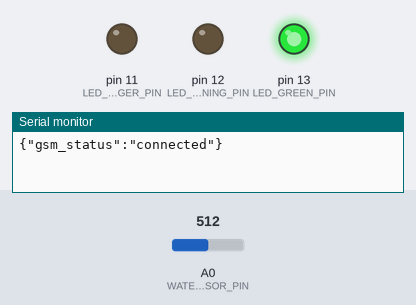
Bench run of a sketch on a simulated Arduino Uno, built with avr-gcc and run on an emulated ATmega328P. On the bench: output pins drawn as LEDs (lit = HIGH), the last lines printed to the serial monitor. The inputs (shaded band) are chosen by the test bench; at power-on: A0 (WATER_LEVEL_SENSOR_PIN) = 512. The modem accepts every AT command (registered, SIM ready, sends succeed) and sends nothing else.

Above: at 2.0 s.
2.1 s: A0 (WATER_LEVEL_SENSOR_PIN) set to 464
5.1 s: A0 (WATER_LEVEL_SENSOR_PIN) set to 437
At 5.1 s:
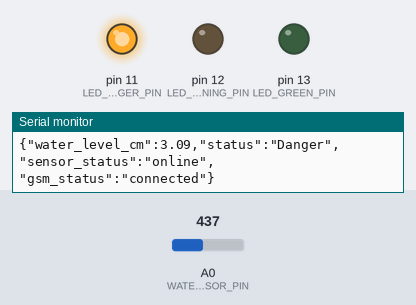
At 11.1 s:
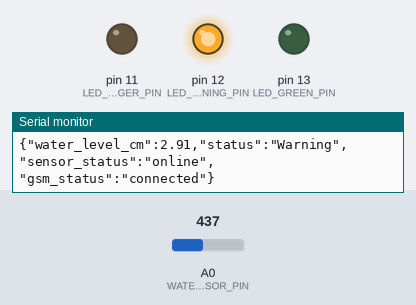
Timing chart, 0 to 12.1 s (numbered marks = the images above; inputs shaded):
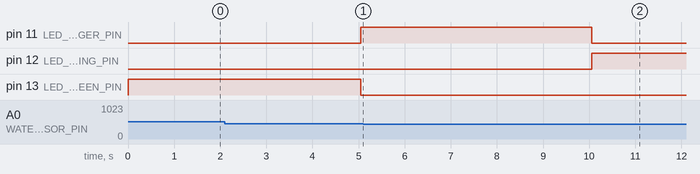

Measured:
- the behaviour switches between 450 and 449 on A0 (WATER_LEVEL_SENSOR_PIN) (found by bisection; images 0 and 1)
- after the input at 5.1 s, pin 11 (LED_DANGER_PIN): HIGH → LOW after 5.0 s; pin 12 (LED_WARNING_PIN): LOW → HIGH after 5.0 s

The sketch:

flood_detection.ino
```cpp
/*
 * AHON FloodWatch sensor, indicator, and SIM900 passthrough firmware.
 * Streams JSON telemetry over USB serial and relays bridge SMS commands
 * to a SIM900/SIM800 modem connected through SoftwareSerial.
 */

#include <SoftwareSerial.h>
#include <string.h>

const int WATER_LEVEL_SENSOR_PIN = A0;
// SIM900 TX -> D7 (Arduino RX); SIM900 RX -> D8 (Arduino TX).
const int GSM_RX_PIN = 7;
const int GSM_TX_PIN = 8;
const int LED_GREEN_PIN = 13;
const int LED_WARNING_PIN = 12;
const int LED_DANGER_PIN = 11;

const int RAW_DRY = 0;
const int RAW_FULL = 600;
const float SENSOR_SPAN_CM = 4.0f;
const float WARNING_THRESHOLD_CM = 2.0f;
const float DANGER_THRESHOLD_CM = 3.0f;
const int SAMPLE_COUNT = 10;
const unsigned long READING_INTERVAL_MS = 5000;
const unsigned long MODEM_RESPONSE_TIMEOUT_MS = 10000;
const unsigned long GSM_RETRY_INTERVAL_MS = 10000;
const size_t USB_COMMAND_BUFFER_SIZE = 512;
const size_t SMS_MESSAGE_MAX_LENGTH = 480;

SoftwareSerial gsmSerial(GSM_RX_PIN, GSM_TX_PIN);
unsigned long lastReadingTime = 0;
bool gsmReady = false;
unsigned long lastGsmInitAttempt = 0;
char usbCommandBuffer[USB_COMMAND_BUFFER_SIZE];
size_t usbCommandLength = 0;
bool usbCommandOverflow = false;

void setup() {
  Serial.begin(9600);
  pinMode(WATER_LEVEL_SENSOR_PIN, INPUT);
  pinMode(LED_GREEN_PIN, OUTPUT);
  pinMode(LED_WARNING_PIN, OUTPUT);
  pinMode(LED_DANGER_PIN, OUTPUT);

  updateIndicators("Normal");
  delay(500);
  gsmReady = initializeGsmModem();
  lastGsmInitAttempt = millis();
  publishGsmStatus();
}

void loop() {
  processUsbCommands();

  unsigned long now = millis();
  if (!gsmReady && now - lastGsmInitAttempt >= GSM_RETRY_INTERVAL_MS) {
    lastGsmInitAttempt = now;
    gsmReady = initializeGsmModem();
    publishGsmStatus();
  }

  if (now - lastReadingTime < READING_INTERVAL_MS) {
    return;
  }
  lastReadingTime = now;

  int raw = readRawAveraged();
  float waterLevelCm = rawToCentimetres(raw);
  const char *status = determineStatus(waterLevelCm);
  const char *sensorStatus = raw <= RAW_FULL ? "online" : "error";

  updateIndicators(status);
  publishReading(waterLevelCm, status, sensorStatus, gsmReady ? "connected" : "disconnected");
}

int readRawAveraged() {
  long total = 0;
  for (int index = 0; index < SAMPLE_COUNT; index++) {
    total += analogRead(WATER_LEVEL_SENSOR_PIN);
    delay(5);
  }

  return (int)(total / SAMPLE_COUNT);
}

float rawToCentimetres(int raw) {
  int rawSpan = RAW_FULL - RAW_DRY;
  if (rawSpan <= 0) {
    return 0.0f;
  }

  float level = (float)(raw - RAW_DRY) * SENSOR_SPAN_CM / (float)rawSpan;
  if (level < 0.0f) {
    return 0.0f;
  }
  if (level > SENSOR_SPAN_CM) {
    return SENSOR_SPAN_CM;
  }
  return level;
}

const char *determineStatus(float waterLevelCm) {
  if (waterLevelCm >= DANGER_THRESHOLD_CM) {
    return "Danger";
  }
  if (waterLevelCm >= WARNING_THRESHOLD_CM) {
    return "Warning";
  }
  return "Normal";
}

void updateIndicators(const char *status) {
  bool danger = strcmp(status, "Danger") == 0;
  bool warning = strcmp(status, "Warning") == 0;
  digitalWrite(LED_GREEN_PIN, danger || warning ? LOW : HIGH);
  digitalWrite(LED_WARNING_PIN, warning ? HIGH : LOW);
  digitalWrite(LED_DANGER_PIN, danger ? HIGH : LOW);
}

void publishGsmStatus() {
  Serial.print(F("{\"gsm_status\":\""));
  Serial.print(gsmReady ? F("connected") : F("disconnected"));
  Serial.println(F("\"}"));
}

void publishReading(
  float waterLevelCm,
  const char *status,
  const char *sensorStatus,
  const char *gsmStatus
) {
  Serial.print(F("{\"water_level_cm\":"));
  Serial.print(waterLevelCm, 2);
  Serial.print(F(",\"status\":\""));
  Serial.print(status);
  Serial.print(F("\",\"sensor_status\":\""));
  Serial.print(sensorStatus);
  Serial.print(F("\",\"gsm_status\":\""));
  Serial.print(gsmStatus);
  Serial.println(F("\"}"));
}

void clearGsmBuffer() {
  while (gsmSerial.available() > 0) {
    gsmSerial.read();
  }
}

bool waitForGsmResponse(const char *expected, unsigned long timeout) {
  char response[64];
  size_t responseLength = 0;
  response[0] = '\0';
  unsigned long startedAt = millis();

  while (millis() - startedAt < timeout) {
    while (gsmSerial.available() > 0) {
      char character = (char)gsmSerial.read();
      if (responseLength >= sizeof(response) - 1) {
        memmove(response, response + 1, sizeof(response) - 2);
        responseLength = sizeof(response) - 2;
      }
      response[responseLength++] = character;
      response[responseLength] = '\0';

      if (strstr(response, "ERROR") != NULL) {
        return false;
      }
      if (strstr(response, expected) != NULL) {
        return true;
      }
    }
  }
  return false;
}

bool initializeGsmModem() {
  const unsigned long baudRates[] = {9600, 19200};
  for (size_t rateIndex = 0; rateIndex < sizeof(baudRates) / sizeof(baudRates[0]); rateIndex++) {
    gsmSerial.begin(baudRates[rateIndex]);
    gsmSerial.listen();
    delay(300);
    for (int attempt = 0; attempt < 3; attempt++) {
      clearGsmBuffer();
      gsmSerial.println(F("AT"));
      if (waitForGsmResponse("OK", 2000)) {
        clearGsmBuffer();
        gsmSerial.println(F("AT+CMGF=1"));
        if (waitForGsmResponse("OK", 5000)) {
          return true;
        }
      }
      delay(300);
    }
  }
  return false;
}

bool isValidPhoneNumber(const char *phone) {
  size_t length = strlen(phone);
  if (phone[0] != '+' || length < 9 || length > 16) {
    return false;
  }
  for (size_t index = 1; index < length; index++) {
    if (phone[index] < '0' || phone[index] > '9') {
      return false;
    }
  }
  return true;
}

bool sendHardwareSms(const char *recipient, const char *message) {
  if (!gsmReady) {
    gsmReady = initializeGsmModem();
    publishGsmStatus();
    if (!gsmReady) {
      return false;
    }
  }

  gsmSerial.listen();
  clearGsmBuffer();
  gsmSerial.println(F("AT+CMGF=1"));
  if (!waitForGsmResponse("OK", 5000)) {
    return false;
  }

  gsmSerial.print(F("AT+CMGS=\""));
  gsmSerial.print(recipient);
  gsmSerial.println(F("\""));
  if (!waitForGsmResponse(">", MODEM_RESPONSE_TIMEOUT_MS)) {
    return false;
  }

  gsmSerial.print(message);
  gsmSerial.write((uint8_t)26);
  if (!waitForGsmResponse("+CMGS:", 60000) || !waitForGsmResponse("OK", 10000)) {
    return false;
  }
  return true;
}

void reportSmsError(const char *reason) {
  Serial.print(F("@SMS_RESULT:ERROR:"));
  Serial.println(reason);
}

void processSmsCommand(char *command) {
  if (strncmp(command, "SMS|", 4) != 0) {
    reportSmsError("unknown-command");
    return;
  }

  char *recipient = command + 4;
  char *separator = strchr(recipient, '|');
  if (separator == NULL) {
    reportSmsError("invalid-command");
    return;
  }
  *separator = '\0';
  const char *message = separator + 1;
  if (!isValidPhoneNumber(recipient)) {
    reportSmsError("invalid-recipient");
    return;
  }
  if (strlen(message) == 0 || strlen(message) > SMS_MESSAGE_MAX_LENGTH) {
    reportSmsError("invalid-message-length");
    return;
  }

  if (!sendHardwareSms(recipient, message)) {
    reportSmsError(gsmReady ? "modem-did-not-confirm-send" : "modem-not-ready");
    return;
  }
  Serial.println(F("@SMS_RESULT:OK"));
}

void processUsbCommands() {
  while (Serial.available() > 0) {
    char character = (char)Serial.read();
    if (character == '\r') {
      continue;
    }
    if (character != '\n') {
      if (usbCommandLength < sizeof(usbCommandBuffer) - 1) {
        usbCommandBuffer[usbCommandLength++] = character;
      } else {
        usbCommandOverflow = true;
      }
      continue;
    }

    if (usbCommandOverflow) {
      reportSmsError("command-too-long");
    } else if (usbCommandLength > 0) {
      usbCommandBuffer[usbCommandLength] = '\0';
      processSmsCommand(usbCommandBuffer);
    }
    usbCommandLength = 0;
    usbCommandOverflow = false;
  }
}
```
